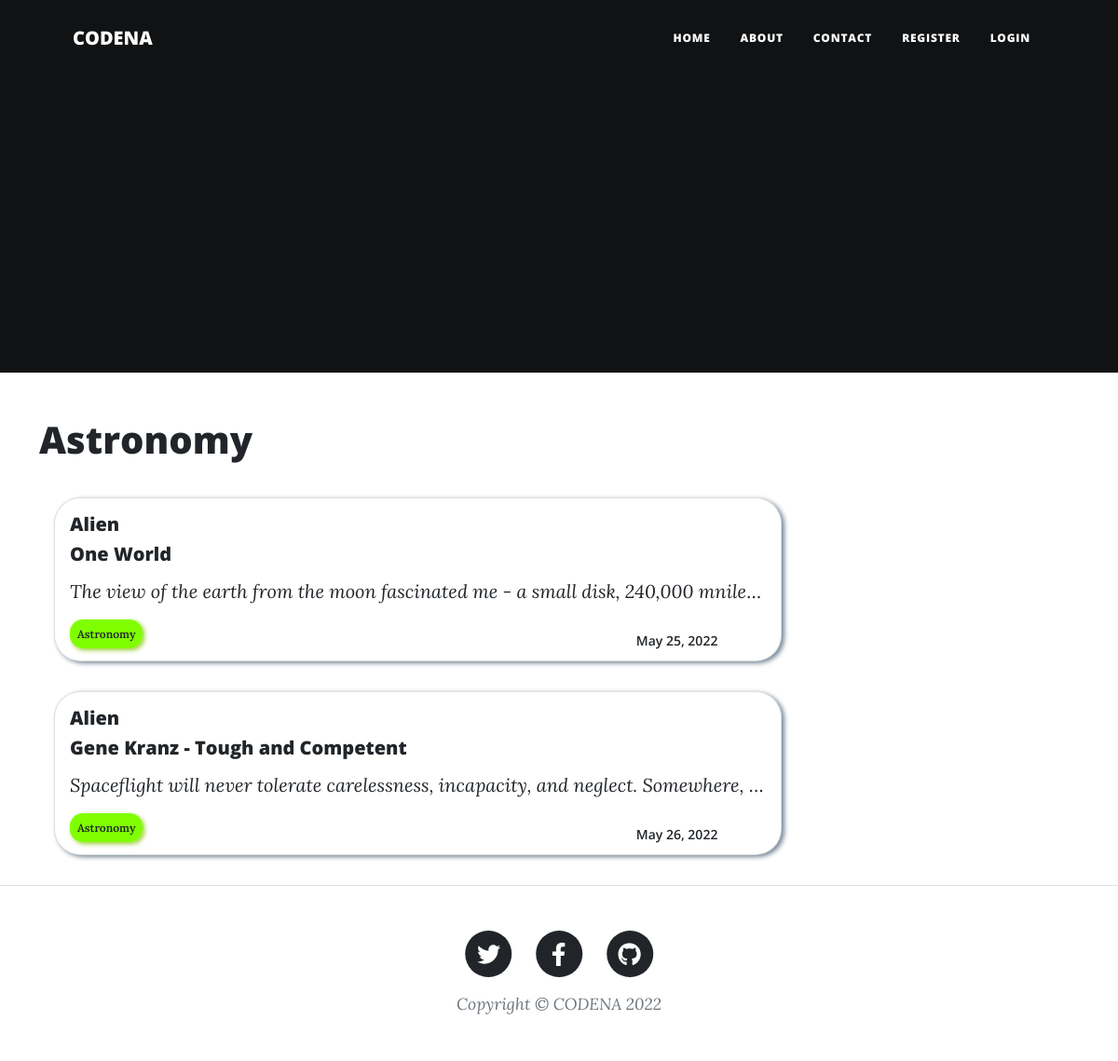
Page /category/Astronomy on the committed database.
### blog/models.py (models this page shows, shortened)
class Post (models.Model):
    title=models.CharField(max_length=100)
    author=models.ForeignKey(User, on_delete=models.CASCADE)
    body=RichTextField(blank=True, null=True)
    post_date = models.DateField(auto_now_add=True)
    category = models.CharField(max_length=255, default="coding")
    snip=models.CharField(max_length=100, default="Click above to read more...")
    likes = models.ManyToManyField(User, related_name='blog_posts')

### blog/views.py (the view)
# urls.py: path(r'category/<str:cats>', CategoryView, name='category'),
def CategoryView(request, cats):
    category_posts=Post.objects.filter(category=cats.replace('-', ' '))
    return render(request, 'categories.html', {'cats':cats.title().replace('-', ' '), 'category_posts': category_posts })

### templates/categories.html (shortened to what this page needs)
{% extends 'base.html'%}
{% block content %}
<h1>{{cats}}</h1>
<br/>
{% if  category_posts %}
    {% for post in category_posts %}
        <div class="post-entry" id="{{post.pk}}">
            <div class="card">
            <a href='{% url "post_detail" post.pk %}'>
                <div class="card-body">
                    <h5>{{post.author.username}}</h5>
                    <h5 class="card-title">{{post.title}}</h5>
                    <p class="card-text max-lines"><i id='text_{{post.pk}}'>{{ post.body|slice:":100"|safe }}</i></p>
                    <div href="#" class="card-link cats">{{post.category}}</div>
                    <h6 href="#" class="card-link date">{{post.post_date}}</h6>
                </div>
            </a>
            </div>
        </div>
    {% endfor %}
    {% else %}
        <h3> Nothing in there ...</h3>
    {% endif %}
{% endblock content %}

### static/css/index.css (style rules this page uses)
.card { width: 70%; height: 11rem; margin-bottom: 2rem; overflow: hidden !important; text-overflow: ellipsis; color: black; box-shadow: 3px 2px 5px lightslategrey, -4px -4px 5px white; margin-left: 1rem; border-radius: 28px; }
p { margin: 0!important; }
h5.card-title { text-overflow: ellipsis; overflow: hidden; white-space: nowrap; }
.max-lines { display: block; text-overflow: ellipsis; white-space: nowrap; word-wrap: break-word; overflow: hidden; max-height: 4.5em; line-height: 2em; }
.date { position: absolute; bottom: .25rem; font-size: 14px; font-weight: 600; left: 78%; display: inline; }
.cats { position: relative; top: .5rem; font-size: 12px; font-weight: 600; left: 0; display: inline; background-color: chartreuse; padding: 0.5rem; border-radius: 14px; box-shadow: 2px 2px 5px yellowgreen; }

### rows in the picture
Post: author.username "Alien", title "One World", body "The view of the earth from the moon fascinated me - a small disk, 240,000 mnile…", category "Astronomy", post_date "May 25, 2022"
Post: author.username "Alien", title "Gene Kranz - Tough and Competent", body "Spaceflight will never tolerate carelessness, incapacity, and neglect. Somewhere,…", category "Astronomy", post_date "May 26, 2022"

### other values in the picture
{{ cats }} "Astronomy"
